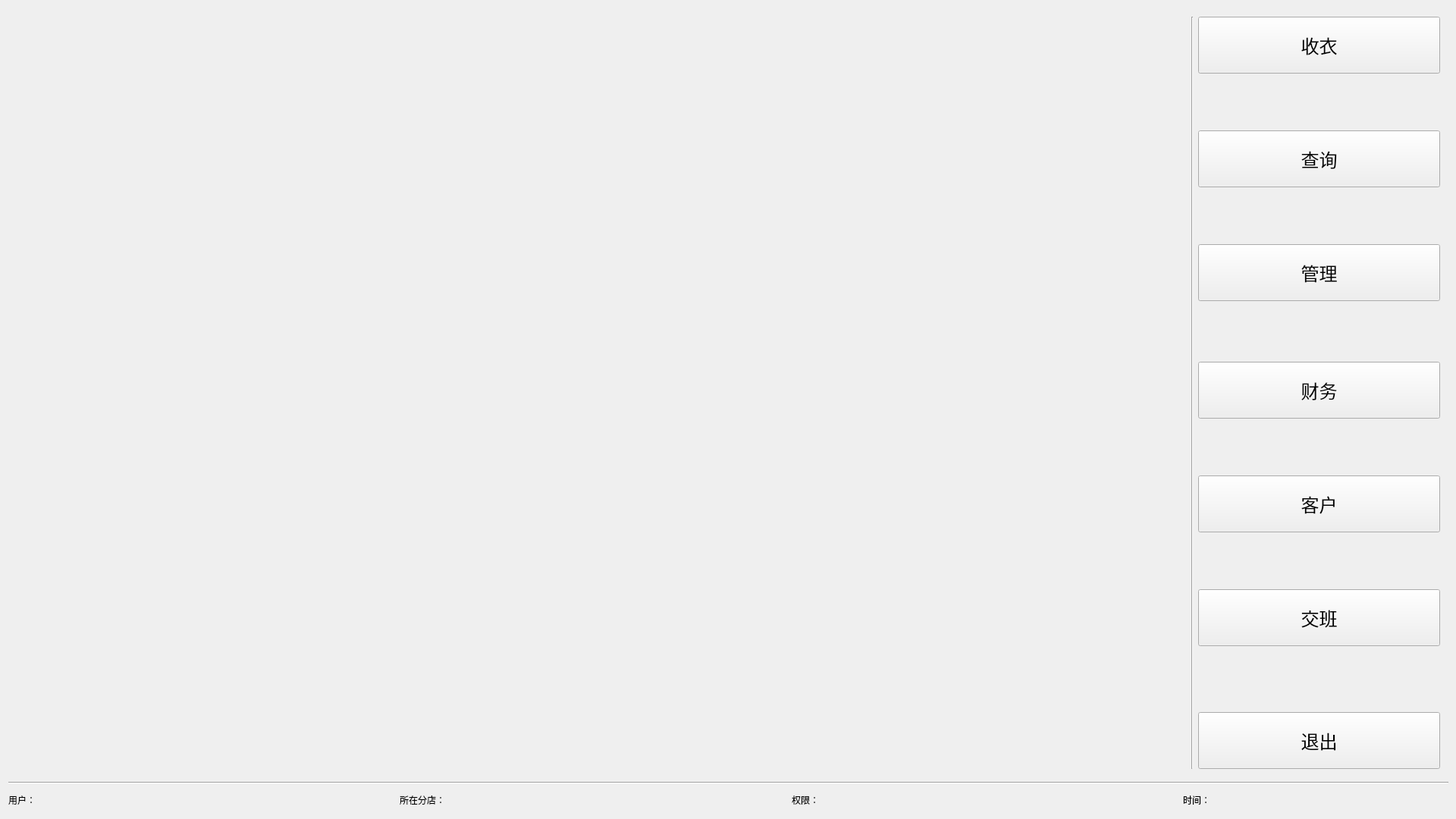
<?xml version="1.0" encoding="UTF-8"?>
<ui version="4.0">
 <class>MainWindow</class>
 <widget class="QMainWindow" name="MainWindow">
  <property name="geometry">
   <rect>
    <x>0</x>
    <y>0</y>
    <width>1920</width>
    <height>1080</height>
   </rect>
  </property>
  <property name="minimumSize">
   <size>
    <width>1920</width>
    <height>1080</height>
   </size>
  </property>
  <property name="maximumSize">
   <size>
    <width>1920</width>
    <height>1080</height>
   </size>
  </property>
  <property name="windowTitle">
   <string>选择业务</string>
  </property>
  <widget class="QWidget" name="centralWidget">
   <widget class="QWidget" name="widget_3" native="true">
    <property name="geometry">
     <rect>
      <x>0</x>
      <y>0</y>
      <width>1921</width>
      <height>1081</height>
     </rect>
    </property>
    <property name="font">
     <font>
      <family>微软雅黑</family>
     </font>
    </property>
    <layout class="QGridLayout" name="gridLayout">
     <item row="3" column="3">
      <widget class="QLabel" name="LbTime">
       <property name="font">
        <font>
         <family>微软雅黑</family>
        </font>
       </property>
       <property name="text">
        <string>时间：</string>
       </property>
      </widget>
     </item>
     <item row="0" column="0" rowspan="2" colspan="3">
      <widget class="QWidget" name="widget_2" native="true">
       <property name="font">
        <font>
         <family>微软雅黑</family>
        </font>
       </property>
       <property name="styleSheet">
        <string notr="true">background-image: url(:/psd/MainWindow.png);</string>
       </property>
      </widget>
     </item>
     <item row="0" column="3" rowspan="2">
      <widget class="QWidget" name="widget" native="true">
       <property name="maximumSize">
        <size>
         <width>350</width>
         <height>16777215</height>
        </size>
       </property>
       <property name="font">
        <font>
         <family>微软雅黑</family>
        </font>
       </property>
       <layout class="QGridLayout" name="gridLayout_3">
        <item row="0" column="0">
         <layout class="QGridLayout" name="gridLayout_2">
          <item row="6" column="1">
           <spacer name="verticalSpacer_3">
            <property name="font">
             <font>
              <family>微软雅黑</family>
             </font>
            </property>
            <property name="orientation">
             <enum>Qt::Vertical</enum>
            </property>
            <property name="sizeHint" stdset="0">
             <size>
              <width>20</width>
              <height>40</height>
             </size>
            </property>
           </spacer>
          </item>
          <item row="11" column="1">
           <widget class="QPushButton" name="BtnHandOver">
            <property name="minimumSize">
             <size>
              <width>0</width>
              <height>75</height>
             </size>
            </property>
            <property name="font">
             <font>
              <family>微软雅黑</family>
              <pointsize>18</pointsize>
             </font>
            </property>
            <property name="text">
             <string>交班</string>
            </property>
           </widget>
          </item>
          <item row="7" column="1">
           <widget class="QPushButton" name="BtnFinance">
            <property name="minimumSize">
             <size>
              <width>0</width>
              <height>75</height>
             </size>
            </property>
            <property name="font">
             <font>
              <family>微软雅黑</family>
              <pointsize>18</pointsize>
             </font>
            </property>
            <property name="text">
             <string>财务</string>
            </property>
           </widget>
          </item>
          <item row="9" column="1">
           <widget class="QPushButton" name="BtnRecharge">
            <property name="minimumSize">
             <size>
              <width>0</width>
              <height>75</height>
             </size>
            </property>
            <property name="font">
             <font>
              <family>微软雅黑</family>
              <pointsize>18</pointsize>
             </font>
            </property>
            <property name="text">
             <string>客户</string>
            </property>
           </widget>
          </item>
          <item row="10" column="1">
           <spacer name="verticalSpacer_7">
            <property name="orientation">
             <enum>Qt::Vertical</enum>
            </property>
            <property name="sizeHint" stdset="0">
             <size>
              <width>20</width>
              <height>40</height>
             </size>
            </property>
           </spacer>
          </item>
          <item row="0" column="1">
           <widget class="QPushButton" name="BtnGetClothes">
            <property name="minimumSize">
             <size>
              <width>0</width>
              <height>75</height>
             </size>
            </property>
            <property name="font">
             <font>
              <family>微软雅黑</family>
              <pointsize>18</pointsize>
             </font>
            </property>
            <property name="text">
             <string>收衣</string>
            </property>
           </widget>
          </item>
          <item row="3" column="1">
           <spacer name="verticalSpacer_2">
            <property name="font">
             <font>
              <family>微软雅黑</family>
             </font>
            </property>
            <property name="orientation">
             <enum>Qt::Vertical</enum>
            </property>
            <property name="sizeHint" stdset="0">
             <size>
              <width>20</width>
              <height>40</height>
             </size>
            </property>
           </spacer>
          </item>
          <item row="0" column="0" rowspan="16">
           <widget class="Line" name="line_2">
            <property name="font">
             <font>
              <family>微软雅黑</family>
             </font>
            </property>
            <property name="orientation">
             <enum>Qt::Vertical</enum>
            </property>
           </widget>
          </item>
          <item row="13" column="1">
           <spacer name="verticalSpacer_6">
            <property name="font">
             <font>
              <family>微软雅黑</family>
             </font>
            </property>
            <property name="orientation">
             <enum>Qt::Vertical</enum>
            </property>
            <property name="sizeHint" stdset="0">
             <size>
              <width>20</width>
              <height>40</height>
             </size>
            </property>
           </spacer>
          </item>
          <item row="2" column="1">
           <widget class="QPushButton" name="BtnSearch">
            <property name="minimumSize">
             <size>
              <width>0</width>
              <height>75</height>
             </size>
            </property>
            <property name="font">
             <font>
              <family>微软雅黑</family>
              <pointsize>18</pointsize>
             </font>
            </property>
            <property name="text">
             <string>查询</string>
            </property>
           </widget>
          </item>
          <item row="15" column="1">
           <widget class="QPushButton" name="BtnCancel">
            <property name="minimumSize">
             <size>
              <width>0</width>
              <height>75</height>
             </size>
            </property>
            <property name="font">
             <font>
              <pointsize>18</pointsize>
             </font>
            </property>
            <property name="text">
             <string>退出</string>
            </property>
           </widget>
          </item>
          <item row="8" column="1">
           <spacer name="verticalSpacer_4">
            <property name="font">
             <font>
              <family>微软雅黑</family>
             </font>
            </property>
            <property name="orientation">
             <enum>Qt::Vertical</enum>
            </property>
            <property name="sizeHint" stdset="0">
             <size>
              <width>20</width>
              <height>40</height>
             </size>
            </property>
           </spacer>
          </item>
          <item row="1" column="1">
           <spacer name="verticalSpacer">
            <property name="font">
             <font>
              <family>微软雅黑</family>
             </font>
            </property>
            <property name="orientation">
             <enum>Qt::Vertical</enum>
            </property>
            <property name="sizeHint" stdset="0">
             <size>
              <width>20</width>
              <height>40</height>
             </size>
            </property>
           </spacer>
          </item>
          <item row="4" column="1">
           <widget class="QPushButton" name="BtnAdd">
            <property name="minimumSize">
             <size>
              <width>0</width>
              <height>75</height>
             </size>
            </property>
            <property name="font">
             <font>
              <family>微软雅黑</family>
              <pointsize>18</pointsize>
             </font>
            </property>
            <property name="text">
             <string>管理</string>
            </property>
           </widget>
          </item>
         </layout>
        </item>
       </layout>
      </widget>
     </item>
     <item row="3" column="2">
      <widget class="QLabel" name="LbAuthortiy">
       <property name="font">
        <font>
         <family>微软雅黑</family>
        </font>
       </property>
       <property name="text">
        <string>权限：</string>
       </property>
      </widget>
     </item>
     <item row="3" column="0">
      <widget class="QLabel" name="LbUser">
       <property name="maximumSize">
        <size>
         <width>16777205</width>
         <height>30</height>
        </size>
       </property>
       <property name="font">
        <font>
         <family>微软雅黑</family>
        </font>
       </property>
       <property name="text">
        <string>用户：</string>
       </property>
      </widget>
     </item>
     <item row="3" column="1">
      <widget class="QLabel" name="LbAddress">
       <property name="font">
        <font>
         <family>微软雅黑</family>
        </font>
       </property>
       <property name="text">
        <string>所在分店：</string>
       </property>
      </widget>
     </item>
     <item row="2" column="0" colspan="4">
      <widget class="Line" name="line">
       <property name="font">
        <font>
         <family>微软雅黑</family>
        </font>
       </property>
       <property name="orientation">
        <enum>Qt::Horizontal</enum>
       </property>
      </widget>
     </item>
    </layout>
   </widget>
  </widget>
 </widget>
 <layoutdefault spacing="6" margin="11"/>
 <resources/>
 <connections/>
</ui>
